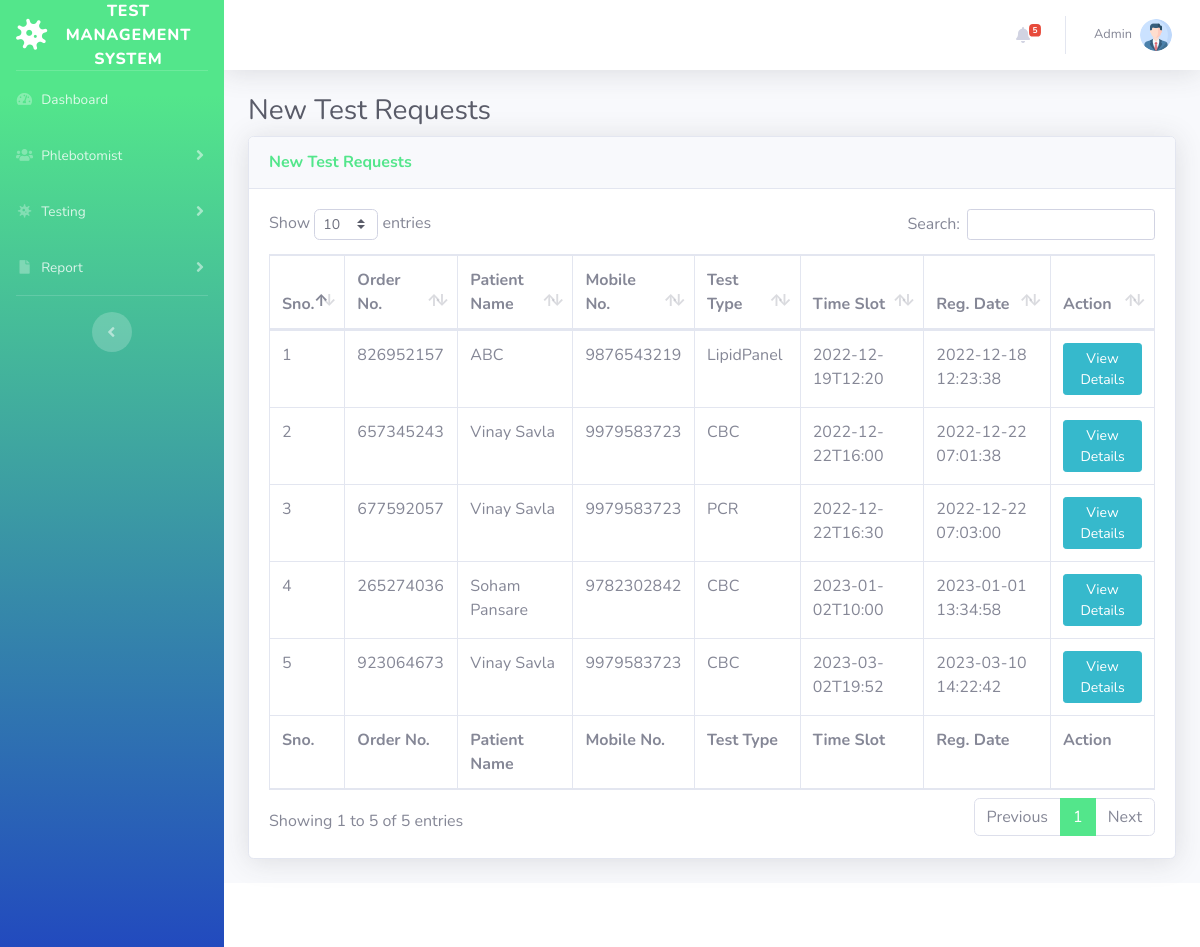
The page /new-test.php (signed in) on the database its author committed.
### tables this page shows
CREATE TABLE `tbltestrecord` (
  `id` int(11) NOT NULL,
  `OrderNumber` bigint(20) DEFAULT NULL,
  `PatientMobileNumber` bigint(20) DEFAULT NULL,
  `TestType` varchar(100) DEFAULT NULL,
  `TestTimeSlot` varchar(120) DEFAULT NULL,
  `ReportStatus` varchar(100) DEFAULT NULL,
  `FinalReport` varchar(150) DEFAULT NULL,
  `ReportUploadTime` varchar(200) DEFAULT NULL,
  `RegistrationDate` timestamp NULL DEFAULT current_timestamp(),
  `AssignedtoEmpId` varchar(150) DEFAULT NULL,
  `AssigntoName` varchar(180) DEFAULT NULL,
  `AssignedTime` varchar(100) DEFAULT NULL
);

CREATE TABLE `tblpatients` (
  `id` int(11) NOT NULL,
  `FullName` varchar(120) DEFAULT NULL,
  `MobileNumber` bigint(20) DEFAULT NULL,
  `DateOfBirth` date DEFAULT NULL,
  `GovtIssuedId` varchar(150) DEFAULT NULL,
  `GovtIssuedIdNo` varchar(150) DEFAULT NULL,
  `FullAddress` varchar(255) DEFAULT NULL,
  `State` varchar(200) DEFAULT NULL,
  `RegistrationDate` timestamp NOT NULL DEFAULT current_timestamp()
);

### new-test.php (the view, shortened to what this page needs)
<?php session_start();
include_once('includes/config.php');
if (strlen($_SESSION['aid']==0)) {
  header('location:logout.php');
  } else{
?>
<!DOCTYPE html>
<html lang="en">
<head>
    <link href="vendor/fontawesome-free/css/all.min.css" rel="stylesheet" type="text/css">
    <link href="css/sb-admin-2.min.css" rel="stylesheet">
    <link href="vendor/datatables/dataTables.bootstrap4.min.css" rel="stylesheet">
</head>
<body id="page-top">
    <div id="wrapper">
  <?php include_once('includes/sidebar.php');?>
        <div id="content-wrapper" class="d-flex flex-column">
            <div id="content">
<?php include_once('includes/topbar.php');?>
                <div class="container-fluid">
                    <h1 class="h3 mb-2 text-gray-800">New Test Requests</h1>
                    <div class="card shadow mb-4">
                        <div class="card-header py-3">
                            <h6 class="m-0 font-weight-bold text-primary">New Test Requests</h6>
                        </div>
                        <div class="card-body">
                            <div class="table-responsive">
                                <form name="assignto" method="post">
                    <table class="table table-bordered" id="dataTable" width="100%" cellspacing="0">
                                    <thead>
                                        <tr>
                                            <th>Sno.</th>
                                            <th>Order No.</th>
                                            <th>Patient Name</th>
                                            <th>Mobile No.</th>
                                            <th>Test Type</th>
                                            <th>Time Slot</th>
                                            <th>Reg. Date</th>
                                            <th>Action</th>
                                        </tr>
                                    </thead>
                                      <tfoot>
                                            <tr>
                                            <th>Sno.</th>
                                            <th>Order No.</th>
                                            <th>Patient Name</th>
                                            <th>Mobile No.</th>
                                            <th>Test Type</th>
                                            <th>Time Slot</th>
                                            <th>Reg. Date</th>
                                            <th>Action</th>
                                        </tr>
                                    </tfoot>
                                    <tbody>
<?php $query=mysqli_query($con,"select tbltestrecord.OrderNumber,tblpatients.FullName,tblpatients.MobileNumber,tbltestrecord.TestType,tbltestrecord.TestTimeSlot,tbltestrecord.RegistrationDate,tbltestrecord.id as testid from tbltestrecord
join tblpatients on tblpatients.MobileNumber=tbltestrecord.PatientMobileNumber
where ReportStatus is null
    ");
$cnt=1;
while($row=mysqli_fetch_array($query)){
?>
                                        <tr>
                                            <td><?php echo $cnt;?></td>
                                            <td><?php echo $row['OrderNumber'];?></td>
                                            <td><?php echo $row['FullName'];?></td>
                                            <td><?php echo $row['MobileNumber'];?></td>
                                            <td><?php echo $row['TestType'];?></td>
                                            <td><?php echo $row['TestTimeSlot'];?></td>
                                             <td><?php echo $row['RegistrationDate'];?></td>
                                            <td>
                                <a href="test-details.php?tid=<?php echo $row['testid'];?>&&oid=<?php echo $row['OrderNumber'];?>" class="btn btn-info btn-sm">View Details</a>
                            </td>
                                        </tr>
<?php $cnt++;} ?>
                                    </tbody>
                                </table>
                                     </form>
                            </div>
                        </div>
                    </div>
                </div>
            </div>
    <?php include_once('includes/footer.php');?>
        </div>
    </div>
</body>
</html>
<?php } ?>

### includes/topbar.php (shortened to what this page needs)
      <nav class="navbar navbar-expand navbar-light bg-white topbar mb-4 static-top shadow">
            <?php if($_SESSION['aid']):?>
                    <ul class="navbar-nav ml-auto">
<?php $query=mysqli_query($con,"select * from tbltestrecord where ReportStatus is null");
$count=mysqli_num_rows($query);
?>
                        <li class="nav-item dropdown no-arrow mx-1">
                            <a class="nav-link dropdown-toggle" href="#" id="alertsDropdown" role="button"
                                data-toggle="dropdown" aria-haspopup="true" aria-expanded="false">
                                <i class="fas fa-bell fa-fw"></i>
                                <span class="badge badge-danger badge-counter"><?php echo $count;?></span>
                            </a>
                        </li>
                        <li class="nav-item dropdown no-arrow">
                            <a class="nav-link dropdown-toggle" href="#" id="userDropdown" role="button"
                                data-toggle="dropdown" aria-haspopup="true" aria-expanded="false">
                <?php
$adid=$_SESSION['aid'];
$ret1=mysqli_query($con,"select AdminName from tbladmin where ID='$adid'");
while($row1=mysqli_fetch_array($ret1)){
?>
                                <span class="mr-2 d-none d-lg-inline text-gray-600 small"><?php  echo $row1['AdminName'];?></span>
                           <?php } ?>
                                <img class="img-profile rounded-circle"
                                    src="img/profile.png">
                            </a>
                        </li>
                    </ul>
                <?php endif;?>
                </nav>

### rows shown on the page
tbltestrecord: OrderNumber "826952157", tblpatients.FullName "ABC", tblpatients.MobileNumber "9876543219", TestType "LipidPanel", TestTimeSlot "2022-12-19T12:20", RegistrationDate "2022-12-18 12:23:38"
tbltestrecord: OrderNumber "657345243", tblpatients.FullName "Vinay Savla", tblpatients.MobileNumber "9979583723", TestType "CBC", TestTimeSlot "2022-12-22T16:00", RegistrationDate "2022-12-22 07:01:38"
tbltestrecord: OrderNumber "677592057", tblpatients.FullName "Vinay Savla", tblpatients.MobileNumber "9979583723", TestType "PCR", TestTimeSlot "2022-12-22T16:30", RegistrationDate "2022-12-22 07:03:00"
tbltestrecord: OrderNumber "265274036", tblpatients.FullName "Soham Pansare", tblpatients.MobileNumber "9782302842", TestType "CBC", TestTimeSlot "2023-01-02T10:00", RegistrationDate "2023-01-01 13:34:58"
tbltestrecord: OrderNumber "923064673", tblpatients.FullName "Vinay Savla", tblpatients.MobileNumber "9979583723", TestType "CBC", TestTimeSlot "2023-03-02T19:52", RegistrationDate "2023-03-10 14:22:42"

### other values the page prints
$count "5"
$row1['AdminName'] "Admin"
